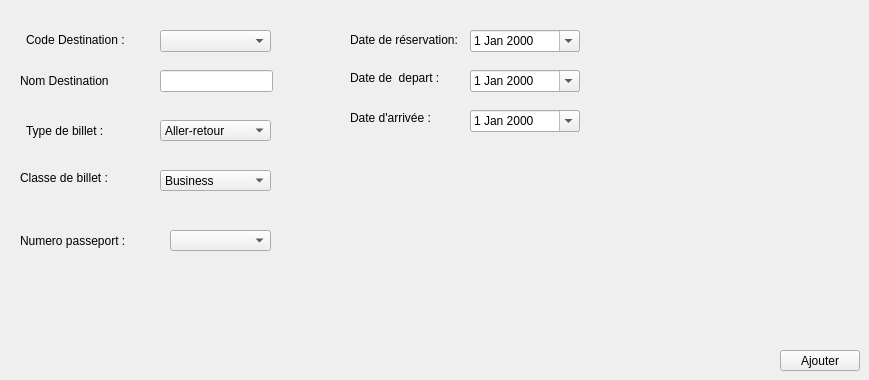
        <widget class="QWidget" name="tab_11">
         <attribute name="title">
          <string>Reserver Voyage</string>
         </attribute>
         <widget class="QPushButton" name="reservervoyage_ajout">
          <property name="geometry">
           <rect>
            <x>780</x>
            <y>350</y>
            <width>80</width>
            <height>21</height>
           </rect>
          </property>
          <property name="text">
           <string>Ajouter</string>
          </property>
         </widget>
         <widget class="QComboBox" name="typebillet_rv_ajout">
          <property name="geometry">
           <rect>
            <x>160</x>
            <y>120</y>
            <width>111</width>
            <height>21</height>
           </rect>
          </property>
          <property name="currentText">
           <string>Aller-retour</string>
          </property>
          <property name="currentIndex">
           <number>0</number>
          </property>
          <property name="maxVisibleItems">
           <number>2</number>
          </property>
          <item>
           <property name="text">
            <string>Aller-retour</string>
           </property>
          </item>
          <item>
           <property name="text">
            <string>Aller simple</string>
           </property>
          </item>
         </widget>
         <widget class="QComboBox" name="codedestination_rv_ajout">
          <property name="geometry">
           <rect>
            <x>160</x>
            <y>30</y>
            <width>111</width>
            <height>22</height>
           </rect>
          </property>
         </widget>
         <widget class="QLabel" name="label_73">
          <property name="geometry">
           <rect>
            <x>26</x>
            <y>30</y>
            <width>111</width>
            <height>20</height>
           </rect>
          </property>
          <property name="text">
           <string>Code Destination :</string>
          </property>
         </widget>
         <widget class="QLabel" name="label_74">
          <property name="geometry">
           <rect>
            <x>26</x>
            <y>120</y>
            <width>111</width>
            <height>21</height>
           </rect>
          </property>
          <property name="text">
           <string>Type de billet :</string>
          </property>
         </widget>
         <widget class="QLabel" name="label_75">
          <property name="geometry">
           <rect>
            <x>20</x>
            <y>170</y>
            <width>121</width>
            <height>16</height>
           </rect>
          </property>
          <property name="text">
           <string>Classe de billet :</string>
          </property>
         </widget>
         <widget class="QLabel" name="label_76">
          <property name="geometry">
           <rect>
            <x>20</x>
            <y>230</y>
            <width>121</width>
            <height>21</height>
           </rect>
          </property>
          <property name="text">
           <string>Numero passeport :</string>
          </property>
         </widget>
         <widget class="QComboBox" name="numeropasseport_rv_ajout">
          <property name="geometry">
           <rect>
            <x>170</x>
            <y>230</y>
            <width>101</width>
            <height>21</height>
           </rect>
          </property>
         </widget>
         <widget class="QComboBox" name="classe_rv_ajout">
          <property name="geometry">
           <rect>
            <x>160</x>
            <y>170</y>
            <width>111</width>
            <height>21</height>
           </rect>
          </property>
          <item>
           <property name="text">
            <string>Business</string>
           </property>
          </item>
          <item>
           <property name="text">
            <string>Premiere classe</string>
           </property>
          </item>
         </widget>
         <widget class="QLabel" name="label_77">
          <property name="geometry">
           <rect>
            <x>350</x>
            <y>30</y>
            <width>121</width>
            <height>20</height>
           </rect>
          </property>
          <property name="text">
           <string>Date de réservation:</string>
          </property>
         </widget>
         <widget class="QLabel" name="label_78">
          <property name="geometry">
           <rect>
            <x>350</x>
            <y>70</y>
            <width>101</width>
            <height>16</height>
           </rect>
          </property>
          <property name="text">
           <string>Date de  depart :</string>
          </property>
         </widget>
         <widget class="QLabel" name="label_79">
          <property name="geometry">
           <rect>
            <x>350</x>
            <y>110</y>
            <width>101</width>
            <height>16</height>
           </rect>
          </property>
          <property name="text">
           <string>Date d'arrivée :</string>
          </property>
         </widget>
         <widget class="QDateEdit" name="datereservation_rv_ajout">
          <property name="geometry">
           <rect>
            <x>470</x>
            <y>30</y>
            <width>110</width>
            <height>22</height>
           </rect>
          </property>
          <property name="calendarPopup">
           <bool>true</bool>
          </property>
         </widget>
         <widget class="QDateEdit" name="datedepart_rv_ajout">
          <property name="geometry">
           <rect>
            <x>470</x>
            <y>70</y>
            <width>110</width>
            <height>22</height>
           </rect>
          </property>
          <property name="calendarPopup">
           <bool>true</bool>
          </property>
         </widget>
         <widget class="QDateEdit" name="datearrivee_rv_ajout">
          <property name="geometry">
           <rect>
            <x>470</x>
            <y>110</y>
            <width>110</width>
            <height>22</height>
           </rect>
          </property>
          <property name="calendarPopup">
           <bool>true</bool>
          </property>
         </widget>
         <widget class="QLineEdit" name="nomdestination_rv">
          <property name="geometry">
           <rect>
            <x>160</x>
            <y>70</y>
            <width>113</width>
            <height>22</height>
           </rect>
          </property>
         </widget>
         <widget class="QLabel" name="label_80">
          <property name="geometry">
           <rect>
            <x>20</x>
            <y>70</y>
            <width>111</width>
            <height>21</height>
           </rect>
          </property>
          <property name="text">
           <string>Nom Destination</string>
          </property>
         </widget>
        </widget>
